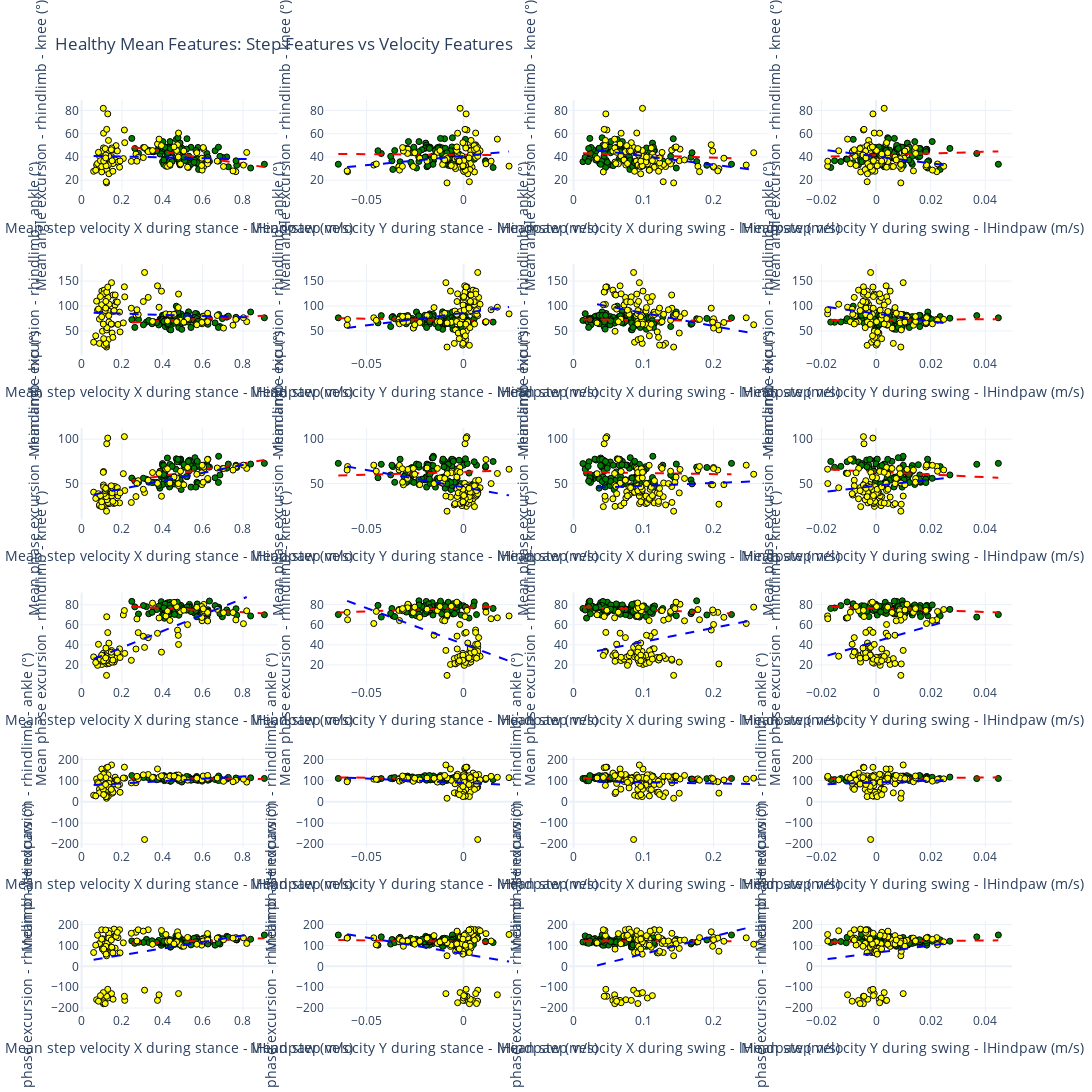

Here is the notebook cell this chart was saved with:
### Code cell
## Plot features against velocity
from plotly.subplots import make_subplots

# Prepare subplots: rows = len(features_to_check), cols = len(features_to_check_against)
fig = make_subplots(
    rows=len(foresteps_features_to_check), 
    cols=len(features_to_check_against),
    # subplot_titles=[
    #     f"{y} vs {x}" for y in features_to_check for x in features_to_check_against
    # ],
    horizontal_spacing=0.05,
    vertical_spacing=0.08,
    print_grid=False
)

for i, y_feat in enumerate(foresteps_features_to_check):
    for j, x_feat in enumerate(features_to_check_against_during):
        if x_feat in healthy_forelimb_mean_features.columns and y_feat in healthy_forelimb_mean_features.columns:
            fig.add_trace(
                go.Scatter(
                    x=healthy_forelimb_mean_features[x_feat],
                    y=healthy_forelimb_mean_features[y_feat],
                    mode='markers',
                    marker=dict(size=SCATTER_SIZE, color='green', opacity=1, line=dict(width=SCATTER_LINE_WIDTH, color='black')),
                    name=f"{y_feat} vs {x_feat}",
                    showlegend=False
                ),
                row=i+1, col=j+1
            )
            # Linear regression for healthy group
            x = healthy_forelimb_mean_features[x_feat].values
            y = healthy_forelimb_mean_features[y_feat].values
            if len(x) > 1 and len(y) > 1:
                # Remove NaNs
                mask = ~np.isnan(x) & ~np.isnan(y)
                if mask.sum() > 1:
                    x_clean = x[mask]
                    y_clean = y[mask]
                    # Fit linear regression
                    coef = np.polyfit(x_clean, y_clean, 1)
                    x_line = np.linspace(x_clean.min(), x_clean.max(), 100)
                    y_line = np.polyval(coef, x_line)
                    fig.add_trace(
                        go.Scatter(
                            x=x_line,
                            y=y_line,
                            mode='lines',
                            line=dict(color='red', width=2, dash='dash'),
                            showlegend=False
                        ),
                        row=i+1, col=j+1
                    )
                    if j + 1 == 3:
                        m = coef[0] * 100 if i + 1 != 6 else coef[0]
                        print(f"Healthy linear regression for {y_feat} vs {x_feat}: y = {m:.2f}x + {coef[1]:.2f}")
            fig.add_trace(
                go.Scatter(
                    x=sick_forelimb_mean_features[x_feat],
                    y=sick_forelimb_mean_features[y_feat],
                    mode='markers',
                    marker=dict(size=SCATTER_SIZE, color='yellow', opacity=1, line=dict(width=SCATTER_LINE_WIDTH, color='black')),
                    name=f"{y_feat} vs {x_feat}",
                    showlegend=False
                ),
                row=i+1, col=j+1
            )
            # Linear regression for healthy group
            x = sick_forelimb_mean_features[x_feat].values
            y = sick_forelimb_mean_features[y_feat].values
            if len(x) > 1 and len(y) > 1:
                # Remove NaNs
                mask = ~np.isnan(x) & ~np.isnan(y)
                if mask.sum() > 1:
                    x_clean = x[mask]
                    y_clean = y[mask]
                    # Fit linear regression
                    coef = np.polyfit(x_clean, y_clean, 1)
                    x_line = np.linspace(x_clean.min(), x_clean.max(), 100)
                    y_line = np.polyval(coef, x_line)
                    fig.add_trace(
                        go.Scatter(
                            x=x_line,
                            y=y_line,
                            mode='lines',
                            line=dict(color='blue', width=2, dash='dash'),
                            showlegend=False
                        ),
                        row=i+1, col=j+1
                    )
                    if j + 1 == 3:
                        print(f"Sick linear regression for {y_feat} vs {x_feat}: y = {coef[0]:.2f}x + {coef[1]:.2f}")
        fig.update_xaxes(title_text=x_feat, row=i+1, col=j+1)
        fig.update_yaxes(title_text=y_feat, row=i+1, col=j+1)

fig.update_layout(
    height=300*len(foresteps_features_to_check), 
    width=350*len(features_to_check_against),
    title_text="Healthy Mean Features: Step Features vs Velocity Features",
    template="plotly_white"
)
print(f"Number of healthy mice: {len(healthy_forelimb_mean_features['Mouse'].unique())}")
print(f'Number of unhealthy mice: {len(sick_forelimb_mean_features['Mouse'].unique())}')
fig.show()
# fig.write_image(os.path.join(os.path.join(FIGURES_DIR, 'Validation'), 'Healthy_vs_SCI_Mean_Forelimb_Features_Step_vs_Velocity.svg'), format='svg')
